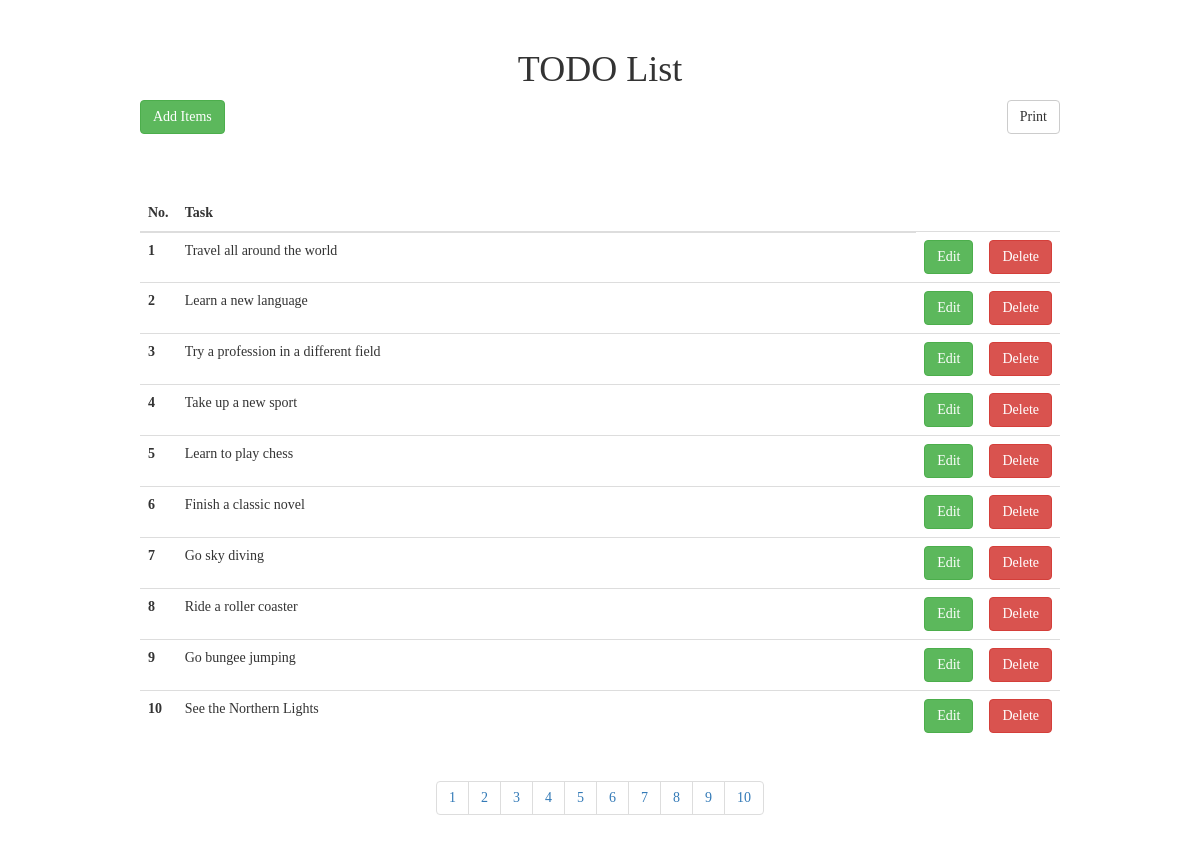
The page / on the database its author committed.
### tables this page shows
CREATE TABLE `todo` (
  `id` int(11) NOT NULL,
  `name` varchar(255) DEFAULT NULL
);

### index.php (the view, shortened to what this page needs)
<!DOCTYPE html>
<html lang="en">
    <?php
        include "db.php";
        $page=(isset($_GET["page"])? (int) $_GET["page"]: 1);
        $perPage= 10;
        $start=($page-1)*$perPage ;
        $total="select * from todo";
        $total_rows=$db->query($total)->num_rows;
        $total_pages=ceil($total_rows/$perPage);
        $sql="select * from todo LIMIT ".$start.", ".$perPage." ";
        $rows=$db->query($sql);
    ?>
<head>
    <link rel="stylesheet" href="https://maxcdn.bootstrapcdn.com/bootstrap/3.4.1/css/bootstrap.min.css">
</head>
<body>
    <div class="container">
        <div class="rows" style="margin-top: 50px;">
            <center>
                <h1>TODO List</h1>
            </center>
            <div class="col-md-10 col-md-offset-1">
            <button type="button" class="btn btn-success" data-toggle="modal" data-target="#myModal">Add Items</button>
            <button type="button" class="btn btn-default pull-right" onclick="window.print()">Print</button> <hr style="border-color:white;"><br>
            <table class="table table-hover">
            <thead>
                <tr>
                <th scope="col">No.</th>
                <th scope="col">Task</th>
                </tr>
            </thead>
            <tbody>
                <tr>
                <?php
                    while($row=$rows->fetch_assoc()): ?>
                <th scope="row"><?php echo $row["id"];?></th>
                <td class="col-md-10"><?php echo $row["name"];?></td>
                <td><a href="edit.php?id=<?php echo $row["id"];?>" class="btn btn-success">Edit</a></td>
                <td><a href="delete.php?id=<?php echo $row["id"];?>" class="btn btn-danger">Delete</a></td>
                </tr>
                <?php endwhile;?>
            </tbody>
            </table>
            <center>
            <ul class="pagination">
            <?php for($i=1; $i<=$total_pages;$i++):?>
            <li><a href="?page=<?php echo $i;?>"><?php echo $i;?></a></li>
            <?php endfor; ?>
            </ul>
            </center>
            </div>
        </div>
    </div>
</body>
</html>

### index.php (style rules this page uses)
body { font-family: Cambria, Georgia; }

### rows shown on the page
todo: id "1", name "Travel all around the world"
todo: id "2", name "Learn a new language"
todo: id "3", name "Try a profession in a different field"
todo: id "4", name "Take up a new sport"
todo: id "5", name "Learn to play chess"
todo: id "6", name "Finish a classic novel"
todo: id "7", name "Go sky diving"
todo: id "8", name "Ride a roller coaster"
todo: id "9", name "Go bungee jumping"
todo: id "10", name "See the Northern Lights"
